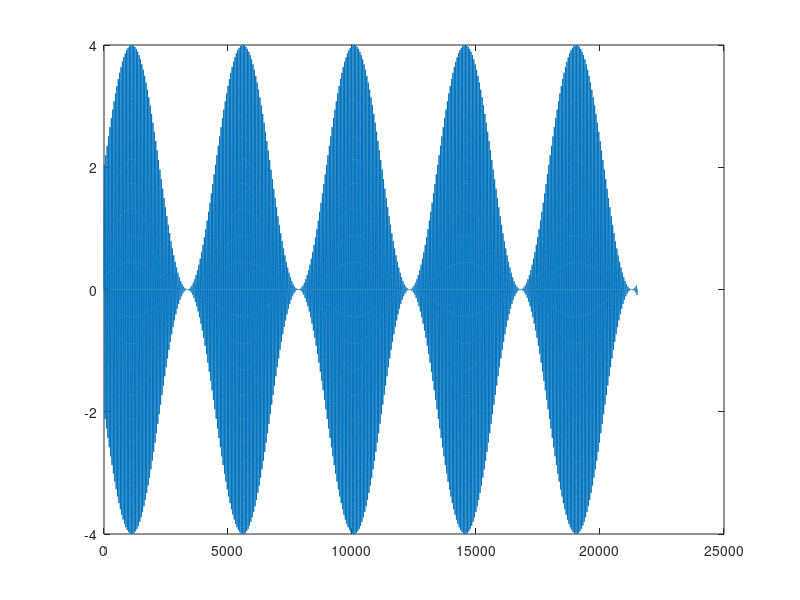

Reproduce this figure in MATLAB.
%% amp mod
Fs = 22400;
t=0:1/Fs:0.96;

frqHz = 400;
ampcarrier = 1;
messagesignal = sin(2*pi*5*t);
signofcarrier = sin(2*pi*frqHz*t);

x=2*(ampcarrier+messagesignal).*signofcarrier;
plot(x)
sound(x,Fs);

audiowrite('AmpMod.wav',x,Fs)
